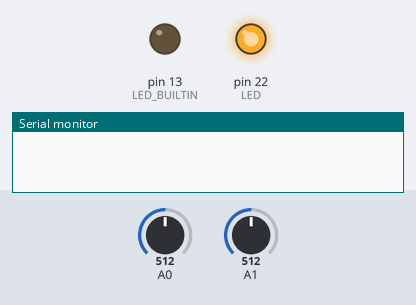
Simulated run of this sketch. Board: Arduino Mega 2560, built with avr-gcc and run on an emulated ATmega2560. On the bench: output pins drawn as LEDs (lit = HIGH), the last lines printed to the serial monitor. The inputs (shaded band) are chosen by the test bench; at power-on: A0 = 512, A1 = 512.

Above: at 1.2 s.
1.3 s: A0 set to 138
2.8 s: A0 set to 118
At 3.6 s:
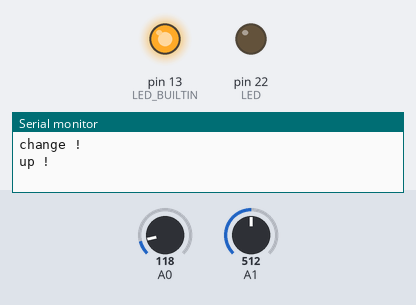
4.3 s: A1 set to 122
5.8 s: A1 set to 143
At 7.0 s:
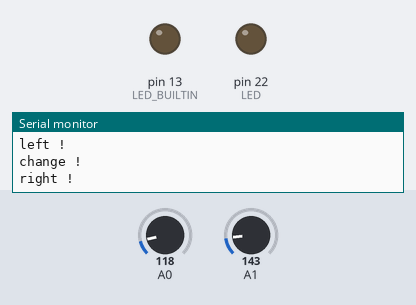
7.3 s: A1 set to 90
At 8.2 s:
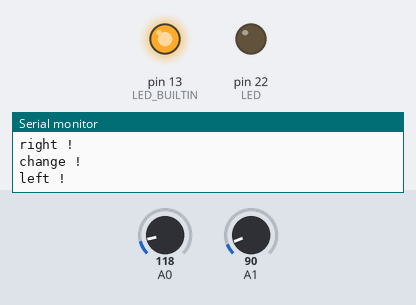
8.8 s: A1 set to 306
At 9.4 s:
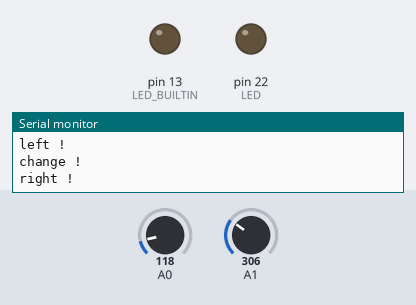
Timing chart, 0 to 11.3 s (numbered marks = the images above; inputs shaded):
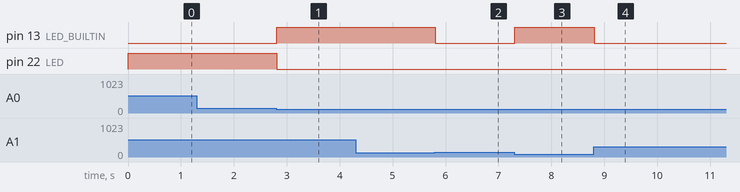

Measured:
- the behaviour switches between 129 and 128 on A0 (found by bisection; images 0 and 1)
- after the input at 1.3 s, every drawn part: stays the same
- after the input at 2.8 s, pin 13 (LED_BUILTIN): LOW → HIGH at once; pin 22 (LED): HIGH → LOW at once
- after the input at 5.8 s, pin 13 (LED_BUILTIN): HIGH → LOW at once
- after the input at 7.3 s, pin 13 (LED_BUILTIN): LOW → HIGH at once
- after the input at 8.8 s, pin 13 (LED_BUILTIN): HIGH → LOW at once

The sketch:

joystick.ino
```cpp
#define LED 22
#define JOYX A0
#define JOYY A1


class Joystick {
  private:
    long x;
    long y;
    int pinx;
    int piny;
    int joymaxval;
    int joyminval;
  public:
    Joystick(int xpin,int ypin,long _joyminval, long _joymaxval) {
      x = 0;
      y = 0;
      pinx = xpin;
      piny = ypin;
      joymaxval = _joymaxval;
      joyminval = _joyminval;
    }

    long signof(long val){
      return (val > 0 ? 1 : -1);
    }


    long jmap(long val,bool oneStep) {
      long mappedVal = map(val, joyminval, joymaxval, -500, 500);

      if (abs(mappedVal) > 400) {
        return 500 * signof(mappedVal);
      } else if (abs(mappedVal) > 100 && !oneStep) {
        return 250 * signof(mappedVal);
      } else {
        return 0;
      }
    }


    void setup(){
      pinMode(pinx,INPUT);
      pinMode(piny,INPUT);
    }

    void readPosition() {
      x = jmap(analogRead(pinx),true);

      y = jmap(analogRead(piny),true);
    }

    // Method to get the X position
    long getX() {
      return x;
    }

    // Method to get the Y position
    long getY() {
      return y;
    }
};

Joystick myJoystick(A0, A1,30,1020);


void setup() {
  Serial.begin(9600);
  myJoystick.setup();
  pinMode(LED,OUTPUT);
  pinMode(LED_BUILTIN, OUTPUT);
}

long lastJoyValuex = 0;
long lastJoyValuey = 0;
long joydiffx = 0;
long joydiffy = 0;

void pollEvent(){
  myJoystick.readPosition();
  joydiffx = myJoystick.getX() - lastJoyValuex;
  joydiffy = myJoystick.getY() - lastJoyValuey;

  if (myJoystick.getX() > 0){
    joyStayUp(myJoystick);

  }
  if (myJoystick.getX() < 0){
    joyStayDown(myJoystick);
  }

  if (myJoystick.getY() > 0){
    joyStayLeft(myJoystick);

  }
  if (myJoystick.getY() < 0){
    joyStayRight(myJoystick);
  }

  if (myJoystick.getX() == 0 && myJoystick.getY() == 0){
    joyStayCenter(myJoystick);
  }

  if (joydiffx != 0){
    onJoyChange(myJoystick);
    if(joydiffx < 0){
      onJoyUp(myJoystick);
    }
    if(joydiffx > 0){
      onJoyDown(myJoystick);
    }
  }

  if (joydiffy != 0){
    onJoyChange(myJoystick);
    if(joydiffy < 0){
      onJoyLeft(myJoystick);
    }
    if(joydiffy > 0){
      onJoyRight(myJoystick);
    }
  }

  lastJoyValuex = myJoystick.getX();
  lastJoyValuey = myJoystick.getY();
}

void loop() {
  pollEvent();
  delay(10);
}

void onJoyChange(Joystick joy){
  print("change !");
}

void onJoyUp(Joystick joy){
  digitalWrite(LED_BUILTIN,joy.getX());
  print("up !");
}

void onJoyDown(Joystick joy){
  digitalWrite(LED_BUILTIN,joy.getX());
  print("down !");
}

void joyStayDown(Joystick joy){
  digitalWrite(LED,LOW);

}

void joyStayUp(Joystick joy){
  digitalWrite(LED,LOW);
}

void onJoyLeft(Joystick joy){
  digitalWrite(LED_BUILTIN,joy.getY());
  print("left !");
}

void onJoyRight(Joystick joy){
  digitalWrite(LED_BUILTIN,joy.getY());
  print("right !");
}

void joyStayRight(Joystick joy){
  digitalWrite(LED,LOW);

}

void joyStayLeft(Joystick joy){
  digitalWrite(LED,LOW);
}


void joyStayCenter(Joystick joy){
  digitalWrite(LED,HIGH);
}

template <typename T>
void print(T val) {
  Serial.println(val);
  Serial.print("\n");
}
```
